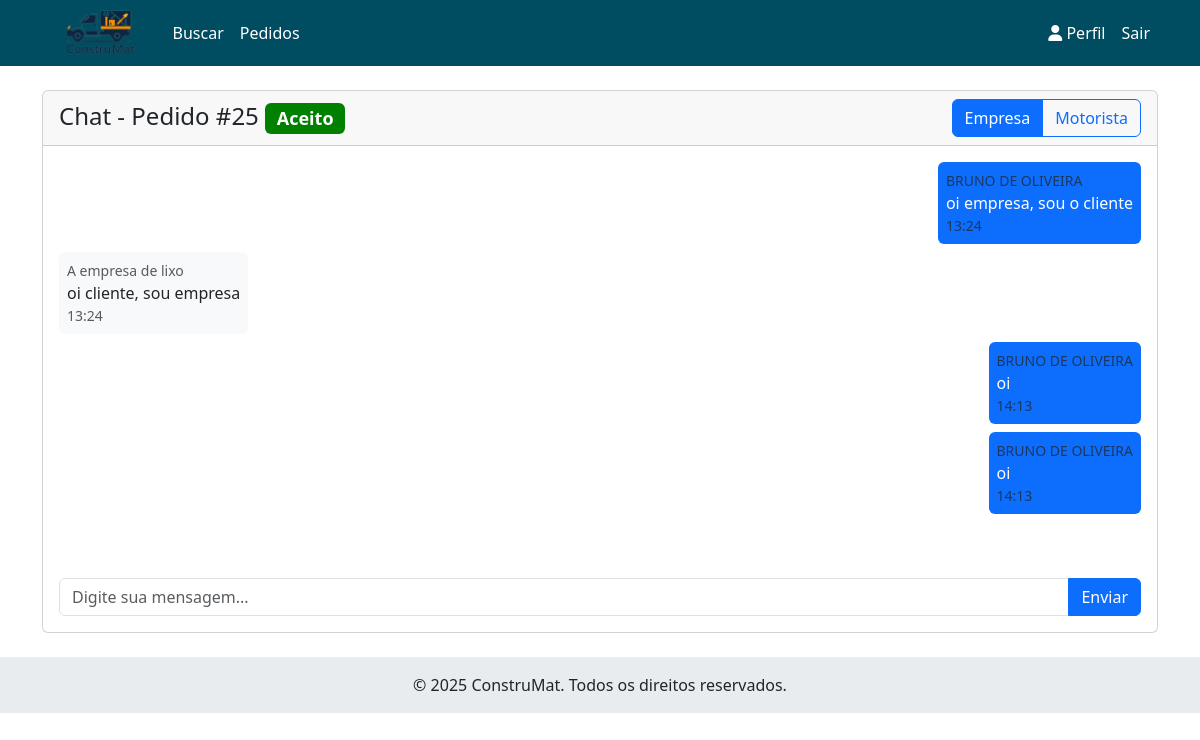
The app's page /chat/pedido/25/ (signed in) with its own data.
### pedidos/models.py (models this page shows, shortened)
class Pedido(models.Model):
    STATUS_CHOICES = [
        ('PEN', 'Pendente'),  # Aguardando motorista
        ('ACE', 'Aceito'),    # Motorista aceitou
        ('RET', 'Retirado'),  # Motorista retirou na empresa
        ('SAI', 'Saiu para entrega'),
        ('ENT', 'Entregue'),
        ('CAN', 'Cancelado')
    ]
    cliente = models.ForeignKey('usuarios.Usuario', on_delete=models.CASCADE, related_name='pedidos_cliente')
    empresa = models.ForeignKey('empresas.Empresa', on_delete=models.CASCADE)
    motorista = models.ForeignKey('usuarios.Motorista', on_delete=models.SET_NULL, null=True, blank=True)
    status = models.CharField(max_length=3, choices=STATUS_CHOICES, default='PEN')
    data_pedido = models.DateTimeField(auto_now_add=True)
    data_aceite = models.DateTimeField(null=True, blank=True)
    data_retirada = models.DateTimeField(null=True, blank=True)
    data_entrega = models.DateTimeField(null=True, blank=True)
    endereco_entrega = models.CharField(max_length=255)
    observacao = models.TextField(blank=True)
    def get_status_class(self):
        classes = {
            'PEN': 'pendente',
            'ACE': 'aceito',
            'PRE': 'preparacao',
            'RET': 'retirado',
            'SAI': 'saiu',
            'ENT': 'entregue',
            'CAN': 'cancelado',
        }
        return classes.get(self.status, 'default')
    class Meta:
        ordering = ['-data_pedido']

### chat/models.py (models this page shows, shortened)
class Mensagem(models.Model):
    conversa = models.ForeignKey(Conversa, on_delete=models.CASCADE)
    remetente = models.ForeignKey('usuarios.Usuario', on_delete=models.CASCADE)
    conteudo = models.TextField()
    enviada_em = models.DateTimeField(auto_now_add=True)
    lida = models.BooleanField(default=False)
    class Meta:
        verbose_name = 'Mensagem'
        verbose_name_plural = 'Mensagens'
        ordering = ['enviada_em']

### usuarios/models.py (models this page shows, shortened)
class Usuario(AbstractUser):
    TIPO_USUARIO = (
        ('CLI', 'Cliente'),
        ('MOT', 'Motorista'),
        ('EMP', 'Empresa'),
    )
    tipo = models.CharField(max_length=3, choices=TIPO_USUARIO)
    telefone = PhoneNumberField(unique=True)
    foto = models.ImageField(upload_to='usuarios/', null=True, blank=True)
    class Meta:
        verbose_name = 'Usuário'
        verbose_name_plural = 'Usuários'

### chat/views.py (the view)
# urls.py: path('pedido/<int:pedido_id>/', views.conversa_pedido, name='chat_pedido'),
@login_required
def conversa_pedido(request, pedido_id):
    pedido = get_object_or_404(Pedido, id=pedido_id)
    if request.user not in [
        pedido.cliente,
        pedido.empresa.usuario,
        getattr(pedido.motorista, 'usuario', None)
    ]:
        messages.error(request, 'Você não tem permissão para acessar esta conversa.')
        return redirect('pedidos')
    tipos_conversa = {
        'CLI_EMP': 'Cliente ↔ Empresa',
        'CLI_MOT': 'Cliente ↔ Motorista',
        'MOT_EMP': 'Motorista ↔ Empresa',
    }
    tipo = request.GET.get('tipo', None)
    if tipo == None:
        if request.user == pedido.cliente:
            tipo = 'CLI_EMP'  # Cliente pode conversar com a Empresa
        elif request.user == pedido.motorista:
            tipo = 'CLI_MOT'  # Motorista pode conversar com o Cliente
        else:
            tipo = 'CLI_EMP'  # Empresa pode conversar com o Motorista ou Cliente
    conversas = ChatService.get_conversas_disponiveis(pedido, request.user)
    for t in tipos_conversa:
        if not conversas.filter(tipo=t).exists():
            if (
                (t == 'CLI_EMP' and pedido.cliente and pedido.empresa.usuario) or
                (t == 'CLI_MOT' and pedido.cliente and pedido.motorista) or
                (t == 'MOT_EMP' and pedido.empresa.usuario and pedido.motorista)
            ):
                Conversa.objects.get_or_create(pedido=pedido, tipo=t)
    conversa = Conversa.objects.filter(pedido=pedido, tipo=tipo).first()
    if not conversa:
        conversa = Conversa.objects.create(pedido=pedido, tipo=tipo)
    if request.method == 'POST':
        conteudo = request.POST.get('mensagem')
        if conteudo:
            ChatService.enviar_mensagem(conversa, request.user, conteudo)
            return redirect('chat_pedido', pedido_id=pedido_id)
    if conversa:
        ChatService.marcar_como_lidas(conversa, request.user)
    return render(request, 'chat/conversa.html', {
        'pedido': pedido,
        'conversa': conversa,
        'mensagens': conversa.mensagem_set.all() if conversa else [],
        'tipo_atual': tipo,
        'tipos_conversa': tipos_conversa,
    })

### chat/services.py (called while the page is built)
    @staticmethod
    def marcar_como_lidas(conversa, usuario):
        Mensagem.objects.filter(
            conversa=conversa,
            lida=False
        ).exclude(
            remetente=usuario
        ).update(lida=True)

    @staticmethod
    def get_conversas_disponiveis(pedido, usuario):
        if usuario == pedido.empresa.usuario:
            conversas = Q(tipo='CLI_EMP')  # Cliente
            if pedido.motorista:
                conversas |= Q(tipo='MOT_EMP')  # Motorista
        elif usuario == getattr(pedido.motorista, 'usuario', None):
            conversas = Q(tipo='CLI_MOT')  # Cliente
            if pedido.empresa:
                conversas |= Q(tipo='MOT_EMP')  # Empresa
        elif usuario == pedido.cliente:
            conversas = Q(tipo='CLI_EMP')  # Empresa
            if pedido.motorista:
                conversas |= Q(tipo='CLI_MOT')  # Motorista
        return Conversa.objects.filter(pedido=pedido).filter(conversas)

### usuarios/context_processors.py (called while the page is built)
def notificacoes(request):
    if request.user.is_authenticated:
        conversas = Conversa.objects.filter(
            Q(pedido__cliente=request.user) |
            Q(pedido__empresa__usuario=request.user) |
            Q(pedido__motorista__usuario=request.user)
        ).annotate(
            mensagens_nao_lidas=Count(
                'mensagem',
                filter=Q(
                    mensagem__lida=False
                ) & ~Q(mensagem__remetente=request.user)
            )
        )
        mensagens_nao_lidas = sum(conversa.mensagens_nao_lidas for conversa in conversas)
    else:
        mensagens_nao_lidas = 0
    return {'mensagens_nao_lidas': mensagens_nao_lidas}

### templates/chat/conversa.html (shortened to what this page needs)
{% extends 'base.html' %}
{% block content %}
<div class="card">
    <div class="card-header">
        <div class="d-flex justify-content-between align-items-center">
            <h4 class="mb-0">
                Chat - Pedido #{{ pedido.id }}
                <span class="badge {{ pedido.get_status_class }}">
                    {{ pedido.get_status_display }}
                </span>
            </h4>
            <div class="btn-group">
                {% if request.user == pedido.cliente %}
                <a href="{% url 'chat_pedido' pedido.id %}?tipo=CLI_EMP"
                   class="btn btn-outline-primary {% if tipo_atual == 'CLI_EMP' %}active{% endif %}">
                    Empresa
                </a>
                {% if pedido.motorista %}
                <a href="{% url 'chat_pedido' pedido.id %}?tipo=CLI_MOT"
                   class="btn btn-outline-primary {% if tipo_atual == 'CLI_MOT' %}active{% endif %}">
                    Motorista
                </a>
                {% endif %}
            {% endif %}
            </div>
        </div>
    </div>
    <div class="card-body">
        <div class="chat-messages" id="chatMessages" style="height: 400px; overflow-y: auto;">
            {% for mensagem in mensagens %}
            <div class="message {% if mensagem.remetente == request.user %}message-own{% endif %} mb-2">
                <div class="message-content p-2 rounded {% if mensagem.remetente == request.user %}bg-primary text-white float-end{% else %}bg-light float-start{% endif %}"
                     data-message-id="{{ mensagem.id }}">
                    <small class="d-block text-muted">{{ mensagem.remetente.get_full_name|default:mensagem.remetente.username }}</small>
                    {{ mensagem.conteudo }}
                    <small class="d-block text-muted">{{ mensagem.enviada_em|date:"H:i" }}</small>
                </div>
                <div class="clearfix"></div>
            </div>
            {% endfor %}
        </div>
        <form method="post" class="mt-3" id="messageForm">
            <div class="input-group">
                <input type="text" name="mensagem" class="form-control" placeholder="Digite sua mensagem..." required>
                <button type="submit" class="btn btn-primary">Enviar</button>
            </div>
        </form>
    </div>
</div>
{% endblock %}

### templates/base.html (style rules this page uses)
:root { --primary-color: #004d61; --accent-color: #ff6f3c; --background-color: #f8f9fa; --text-color: #ffffff; --footer-color: #e9ecef; }
.badge.aceito, .badge.preparacao, .badge.saiu { background-color: green; color: white; }

### records on screen
Pedido: id "25", status "Aceito"
Mensagem: remetente.get_full_name "BRUNO DE OLIVEIRA", conteudo "oi empresa, sou o cliente", enviada_em "13:24"
Mensagem: remetente.get_full_name "A empresa de lixo", conteudo "oi cliente, sou empresa", enviada_em "13:24"
Mensagem: remetente.get_full_name "BRUNO DE OLIVEIRA", conteudo "oi", enviada_em "14:13"
Mensagem: remetente.get_full_name "BRUNO DE OLIVEIRA", conteudo "oi", enviada_em "14:13"
